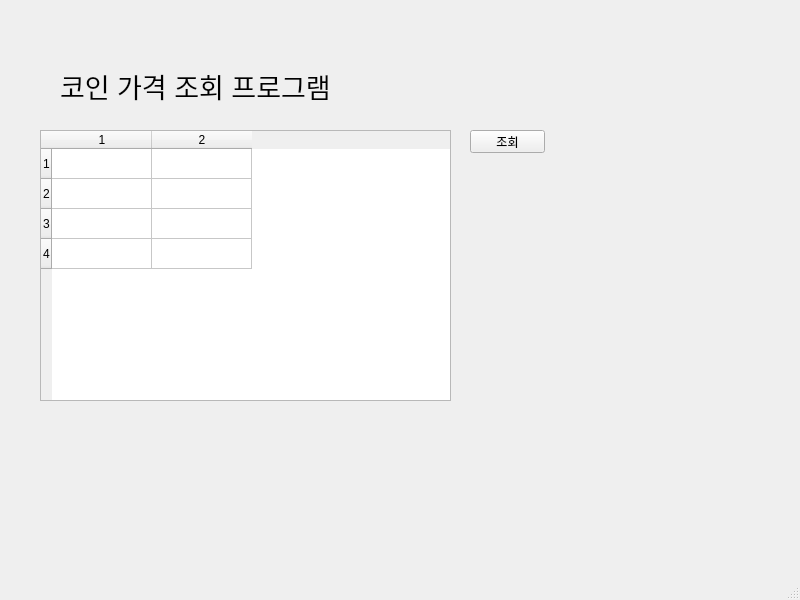
<?xml version="1.0" encoding="UTF-8"?>
<ui version="4.0">
 <class>MainWindow</class>
 <widget class="QMainWindow" name="MainWindow">
  <property name="geometry">
   <rect>
    <x>0</x>
    <y>0</y>
    <width>800</width>
    <height>600</height>
   </rect>
  </property>
  <property name="windowTitle">
   <string>코인 가격 조회 프로그램</string>
  </property>
  <widget class="QWidget" name="centralwidget">
   <widget class="QLabel" name="label">
    <property name="geometry">
     <rect>
      <x>60</x>
      <y>50</y>
      <width>321</width>
      <height>71</height>
     </rect>
    </property>
    <property name="font">
     <font>
      <pointsize>20</pointsize>
     </font>
    </property>
    <property name="text">
     <string>코인 가격 조회 프로그램</string>
    </property>
   </widget>
   <widget class="QPushButton" name="pushButton">
    <property name="geometry">
     <rect>
      <x>470</x>
      <y>130</y>
      <width>75</width>
      <height>23</height>
     </rect>
    </property>
    <property name="text">
     <string>조회</string>
    </property>
   </widget>
   <widget class="QTableWidget" name="tableWidget">
    <property name="geometry">
     <rect>
      <x>40</x>
      <y>130</y>
      <width>411</width>
      <height>271</height>
     </rect>
    </property>
    <property name="rowCount">
     <number>4</number>
    </property>
    <property name="columnCount">
     <number>2</number>
    </property>
    <row/>
    <row/>
    <row/>
    <row/>
    <column/>
    <column/>
   </widget>
  </widget>
  <widget class="QMenuBar" name="menubar">
   <property name="geometry">
    <rect>
     <x>0</x>
     <y>0</y>
     <width>800</width>
     <height>21</height>
    </rect>
   </property>
  </widget>
  <widget class="QStatusBar" name="statusbar"/>
 </widget>
 <resources/>
 <connections/>
</ui>
